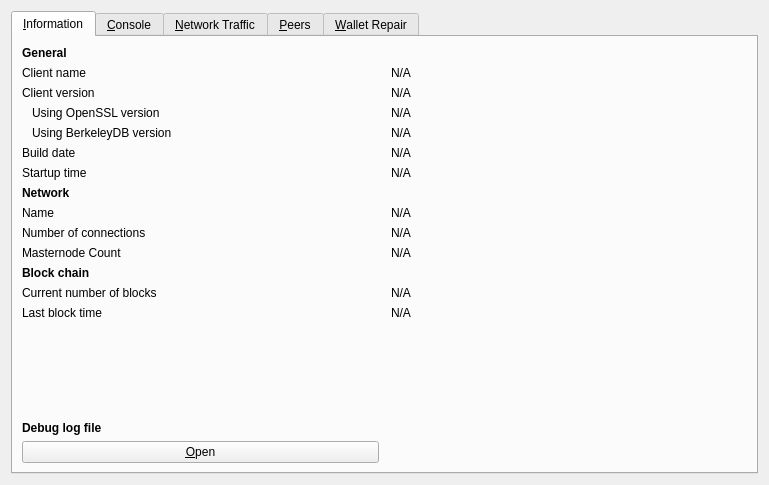
<?xml version="1.0" encoding="UTF-8"?>
<ui version="4.0">
 <class>RPCConsole</class>
 <widget class="QDialog" name="RPCConsole">
  <property name="geometry">
   <rect>
    <x>0</x>
    <y>0</y>
    <width>769</width>
    <height>485</height>
   </rect>
  </property>
  <property name="windowTitle">
   <string>Tools window</string>
  </property>
  <layout class="QVBoxLayout" name="verticalLayout_2">
   <item>
    <widget class="QTabWidget" name="tabWidget">
     <property name="currentIndex">
      <number>0</number>
     </property>
     <widget class="QWidget" name="tab_info">
      <attribute name="title">
       <string>&amp;Information</string>
      </attribute>
      <layout class="QGridLayout" name="gridLayout" columnstretch="0,0">
       <property name="horizontalSpacing">
        <number>12</number>
       </property>
       <item row="11" column="0">
        <widget class="QLabel" name="blockchainHeader">
         <property name="font">
          <font>
           <weight>75</weight>
           <bold>true</bold>
          </font>
         </property>
         <property name="text">
          <string>Block chain</string>
         </property>
        </widget>
       </item>
       <item row="10" column="1">
        <widget class="QLabel" name="masternodeCount">
         <property name="text">
          <string>N/A</string>
         </property>
        </widget>
       </item>
       <item row="1" column="1">
        <widget class="QLabel" name="clientName">
         <property name="cursor">
          <cursorShape>IBeamCursor</cursorShape>
         </property>
         <property name="text">
          <string>N/A</string>
         </property>
         <property name="textFormat">
          <enum>Qt::PlainText</enum>
         </property>
         <property name="textInteractionFlags">
          <set>Qt::LinksAccessibleByMouse|Qt::TextSelectableByKeyboard|Qt::TextSelectableByMouse</set>
         </property>
        </widget>
       </item>
       <item row="0" column="0">
        <widget class="QLabel" name="generalHeader">
         <property name="font">
          <font>
           <weight>75</weight>
           <bold>true</bold>
          </font>
         </property>
         <property name="text">
          <string>General</string>
         </property>
        </widget>
       </item>
       <item row="1" column="0">
        <widget class="QLabel" name="clientNameLabel">
         <property name="text">
          <string>Client name</string>
         </property>
        </widget>
       </item>
       <item row="3" column="1">
        <widget class="QLabel" name="openSSLVersion">
         <property name="cursor">
          <cursorShape>IBeamCursor</cursorShape>
         </property>
         <property name="text">
          <string>N/A</string>
         </property>
         <property name="textFormat">
          <enum>Qt::PlainText</enum>
         </property>
         <property name="textInteractionFlags">
          <set>Qt::LinksAccessibleByMouse|Qt::TextSelectableByKeyboard|Qt::TextSelectableByMouse</set>
         </property>
        </widget>
       </item>
       <item row="5" column="0">
        <widget class="QLabel" name="buildDateLabel">
         <property name="text">
          <string>Build date</string>
         </property>
        </widget>
       </item>
       <item row="9" column="0">
        <widget class="QLabel" name="numberOfConnectionsLabel">
         <property name="text">
          <string>Number of connections</string>
         </property>
        </widget>
       </item>
       <item row="4" column="1">
        <widget class="QLabel" name="berkeleyDBVersion">
         <property name="cursor">
          <cursorShape>IBeamCursor</cursorShape>
         </property>
         <property name="text">
          <string>N/A</string>
         </property>
         <property name="textFormat">
          <enum>Qt::PlainText</enum>
         </property>
         <property name="textInteractionFlags">
          <set>Qt::LinksAccessibleByMouse|Qt::TextSelectableByKeyboard|Qt::TextSelectableByMouse</set>
         </property>
        </widget>
       </item>
       <item row="6" column="0">
        <widget class="QLabel" name="startupTimeLabel">
         <property name="text">
          <string>Startup time</string>
         </property>
        </widget>
       </item>
       <item row="9" column="1">
        <widget class="QLabel" name="numberOfConnections">
         <property name="cursor">
          <cursorShape>IBeamCursor</cursorShape>
         </property>
         <property name="text">
          <string>N/A</string>
         </property>
         <property name="textFormat">
          <enum>Qt::PlainText</enum>
         </property>
         <property name="textInteractionFlags">
          <set>Qt::LinksAccessibleByMouse|Qt::TextSelectableByKeyboard|Qt::TextSelectableByMouse</set>
         </property>
        </widget>
       </item>
       <item row="12" column="0">
        <widget class="QLabel" name="numberOfBlocksLabel">
         <property name="text">
          <string>Current number of blocks</string>
         </property>
        </widget>
       </item>
       <item row="12" column="1">
        <widget class="QLabel" name="numberOfBlocks">
         <property name="cursor">
          <cursorShape>IBeamCursor</cursorShape>
         </property>
         <property name="text">
          <string>N/A</string>
         </property>
         <property name="textFormat">
          <enum>Qt::PlainText</enum>
         </property>
         <property name="textInteractionFlags">
          <set>Qt::LinksAccessibleByMouse|Qt::TextSelectableByKeyboard|Qt::TextSelectableByMouse</set>
         </property>
        </widget>
       </item>
       <item row="13" column="0">
        <widget class="QLabel" name="lastBlockTimeLabel">
         <property name="text">
          <string>Last block time</string>
         </property>
        </widget>
       </item>
       <item row="16" column="0">
        <widget class="QPushButton" name="openDebugLogfileButton">
         <property name="toolTip">
          <string>Open the Bagcoin debug log file from the current data directory. This can take a few seconds for large log files.</string>
         </property>
         <property name="text">
          <string>&amp;Open</string>
         </property>
         <property name="autoDefault">
          <bool>false</bool>
         </property>
        </widget>
       </item>
       <item row="15" column="0">
        <widget class="QLabel" name="debugLogFileHeader">
         <property name="font">
          <font>
           <weight>75</weight>
           <bold>true</bold>
          </font>
         </property>
         <property name="text">
          <string>Debug log file</string>
         </property>
        </widget>
       </item>
       <item row="14" column="0">
        <spacer name="verticalSpacer_2">
         <property name="orientation">
          <enum>Qt::Vertical</enum>
         </property>
         <property name="sizeHint" stdset="0">
          <size>
           <width>20</width>
           <height>20</height>
          </size>
         </property>
        </spacer>
       </item>
       <item row="13" column="1">
        <widget class="QLabel" name="lastBlockTime">
         <property name="cursor">
          <cursorShape>IBeamCursor</cursorShape>
         </property>
         <property name="text">
          <string>N/A</string>
         </property>
         <property name="textFormat">
          <enum>Qt::PlainText</enum>
         </property>
         <property name="textInteractionFlags">
          <set>Qt::LinksAccessibleByMouse|Qt::TextSelectableByKeyboard|Qt::TextSelectableByMouse</set>
         </property>
        </widget>
       </item>
       <item row="2" column="0">
        <widget class="QLabel" name="clientVersionLabel">
         <property name="text">
          <string>Client version</string>
         </property>
        </widget>
       </item>
       <item row="2" column="1">
        <widget class="QLabel" name="clientVersion">
         <property name="cursor">
          <cursorShape>IBeamCursor</cursorShape>
         </property>
         <property name="text">
          <string>N/A</string>
         </property>
         <property name="textFormat">
          <enum>Qt::PlainText</enum>
         </property>
         <property name="textInteractionFlags">
          <set>Qt::LinksAccessibleByMouse|Qt::TextSelectableByKeyboard|Qt::TextSelectableByMouse</set>
         </property>
        </widget>
       </item>
       <item row="7" column="0">
        <widget class="QLabel" name="networkHeader">
         <property name="font">
          <font>
           <weight>75</weight>
           <bold>true</bold>
          </font>
         </property>
         <property name="text">
          <string>Network</string>
         </property>
        </widget>
       </item>
       <item row="8" column="0">
        <widget class="QLabel" name="networkNameLabel">
         <property name="text">
          <string>Name</string>
         </property>
        </widget>
       </item>
       <item row="6" column="1">
        <widget class="QLabel" name="startupTime">
         <property name="cursor">
          <cursorShape>IBeamCursor</cursorShape>
         </property>
         <property name="text">
          <string>N/A</string>
         </property>
         <property name="textFormat">
          <enum>Qt::PlainText</enum>
         </property>
         <property name="textInteractionFlags">
          <set>Qt::LinksAccessibleByMouse|Qt::TextSelectableByKeyboard|Qt::TextSelectableByMouse</set>
         </property>
        </widget>
       </item>
       <item row="3" column="0">
        <widget class="QLabel" name="openSSLVersionLabel">
         <property name="text">
          <string>Using OpenSSL version</string>
         </property>
         <property name="indent">
          <number>10</number>
         </property>
        </widget>
       </item>
       <item row="8" column="1">
        <widget class="QLabel" name="networkName">
         <property name="cursor">
          <cursorShape>IBeamCursor</cursorShape>
         </property>
         <property name="text">
          <string>N/A</string>
         </property>
         <property name="textFormat">
          <enum>Qt::PlainText</enum>
         </property>
         <property name="textInteractionFlags">
          <set>Qt::LinksAccessibleByMouse|Qt::TextSelectableByKeyboard|Qt::TextSelectableByMouse</set>
         </property>
        </widget>
       </item>
       <item row="10" column="0">
        <widget class="QLabel" name="masternodeCountLabel">
         <property name="text">
          <string>Masternode Count</string>
         </property>
        </widget>
       </item>
       <item row="5" column="1">
        <widget class="QLabel" name="buildDate">
         <property name="cursor">
          <cursorShape>IBeamCursor</cursorShape>
         </property>
         <property name="text">
          <string>N/A</string>
         </property>
         <property name="textFormat">
          <enum>Qt::PlainText</enum>
         </property>
         <property name="textInteractionFlags">
          <set>Qt::LinksAccessibleByMouse|Qt::TextSelectableByKeyboard|Qt::TextSelectableByMouse</set>
         </property>
        </widget>
       </item>
       <item row="4" column="0">
        <widget class="QLabel" name="berkeleyDBVersionLabel">
         <property name="text">
          <string>Using BerkeleyDB version</string>
         </property>
         <property name="indent">
          <number>10</number>
         </property>
        </widget>
       </item>
      </layout>
     </widget>
     <widget class="QWidget" name="tab_console">
      <attribute name="title">
       <string>&amp;Console</string>
      </attribute>
      <layout class="QVBoxLayout" name="verticalLayout_3">
       <property name="spacing">
        <number>3</number>
       </property>
       <item>
        <widget class="QTextEdit" name="messagesWidget">
         <property name="minimumSize">
          <size>
           <width>0</width>
           <height>100</height>
          </size>
         </property>
         <property name="readOnly">
          <bool>true</bool>
         </property>
         <property name="tabKeyNavigation" stdset="0">
          <bool>false</bool>
         </property>
         <property name="columnCount" stdset="0">
          <number>2</number>
         </property>
        </widget>
       </item>
       <item>
        <layout class="QHBoxLayout" name="horizontalLayout">
         <property name="spacing">
          <number>3</number>
         </property>
         <item>
          <widget class="QLabel" name="label">
           <property name="text">
            <string notr="true">&gt;</string>
           </property>
          </widget>
         </item>
         <item>
          <widget class="QLineEdit" name="lineEdit"/>
         </item>
         <item>
          <widget class="QPushButton" name="clearButton">
           <property name="maximumSize">
            <size>
             <width>24</width>
             <height>24</height>
            </size>
           </property>
           <property name="toolTip">
            <string>Clear console</string>
           </property>
           <property name="text">
            <string/>
           </property>
           <property name="icon">
            <iconset resource="../bagcoin.qrc">
             <normaloff>:/icons/remove</normaloff>:/icons/remove</iconset>
           </property>
           <property name="shortcut">
            <string notr="true">Ctrl+L</string>
           </property>
           <property name="autoDefault">
            <bool>false</bool>
           </property>
          </widget>
         </item>
        </layout>
       </item>
      </layout>
     </widget>
     <widget class="QWidget" name="tab_nettraffic">
      <attribute name="title">
       <string>&amp;Network Traffic</string>
      </attribute>
      <layout class="QHBoxLayout" name="horizontalLayout_3">
       <item>
        <layout class="QVBoxLayout" name="verticalLayout_4">
         <item>
          <widget class="TrafficGraphWidget" name="trafficGraph" native="true">
           <property name="sizePolicy">
            <sizepolicy hsizetype="Expanding" vsizetype="Expanding">
             <horstretch>0</horstretch>
             <verstretch>0</verstretch>
            </sizepolicy>
           </property>
          </widget>
         </item>
         <item>
          <layout class="QHBoxLayout" name="horizontalLayout_2">
           <item>
            <widget class="QSlider" name="sldGraphRange">
             <property name="minimum">
              <number>1</number>
             </property>
             <property name="maximum">
              <number>288</number>
             </property>
             <property name="pageStep">
              <number>12</number>
             </property>
             <property name="value">
              <number>6</number>
             </property>
             <property name="orientation">
              <enum>Qt::Horizontal</enum>
             </property>
            </widget>
           </item>
           <item>
            <widget class="QLabel" name="lblGraphRange">
             <property name="minimumSize">
              <size>
               <width>100</width>
               <height>0</height>
              </size>
             </property>
             <property name="alignment">
              <set>Qt::AlignCenter</set>
             </property>
            </widget>
           </item>
           <item>
            <widget class="QPushButton" name="btnClearTrafficGraph">
             <property name="text">
              <string>&amp;Clear</string>
             </property>
             <property name="autoDefault">
              <bool>false</bool>
             </property>
            </widget>
           </item>
          </layout>
         </item>
        </layout>
       </item>
       <item>
        <layout class="QVBoxLayout" name="verticalLayout">
         <item>
          <widget class="QGroupBox" name="groupBox">
           <property name="title">
            <string>Totals</string>
           </property>
           <layout class="QVBoxLayout" name="verticalLayout_5">
            <item>
             <layout class="QHBoxLayout" name="horizontalLayout_4">
              <item>
               <widget class="Line" name="line">
                <property name="sizePolicy">
                 <sizepolicy hsizetype="Fixed" vsizetype="Fixed">
                  <horstretch>0</horstretch>
                  <verstretch>0</verstretch>
                 </sizepolicy>
                </property>
                <property name="minimumSize">
                 <size>
                  <width>10</width>
                  <height>0</height>
                 </size>
                </property>
                <property name="palette">
                 <palette>
                  <active>
                   <colorrole role="Light">
                    <brush brushstyle="SolidPattern">
                     <color alpha="255">
                      <red>0</red>
                      <green>255</green>
                      <blue>0</blue>
                     </color>
                    </brush>
                   </colorrole>
                  </active>
                  <inactive>
                   <colorrole role="Light">
                    <brush brushstyle="SolidPattern">
                     <color alpha="255">
                      <red>0</red>
                      <green>255</green>
                      <blue>0</blue>
                     </color>
                    </brush>
                   </colorrole>
                  </inactive>
                  <disabled>
                   <colorrole role="Light">
                    <brush brushstyle="SolidPattern">
                     <color alpha="255">
                      <red>0</red>
                      <green>255</green>
                      <blue>0</blue>
                     </color>
                    </brush>
                   </colorrole>
                  </disabled>
                 </palette>
                </property>
                <property name="orientation">
                 <enum>Qt::Horizontal</enum>
                </property>
               </widget>
              </item>
              <item>
               <widget class="QLabel" name="label_16">
                <property name="text">
                 <string>Received</string>
                </property>
               </widget>
              </item>
              <item>
               <widget class="QLabel" name="lblBytesIn">
                <property name="minimumSize">
                 <size>
                  <width>50</width>
                  <height>0</height>
                 </size>
                </property>
                <property name="alignment">
                 <set>Qt::AlignRight|Qt::AlignTrailing|Qt::AlignVCenter</set>
                </property>
               </widget>
              </item>
             </layout>
            </item>
            <item>
             <layout class="QHBoxLayout" name="horizontalLayout_5">
              <item>
               <widget class="Line" name="line_2">
                <property name="sizePolicy">
                 <sizepolicy hsizetype="Fixed" vsizetype="Fixed">
                  <horstretch>0</horstretch>
                  <verstretch>0</verstretch>
                 </sizepolicy>
                </property>
                <property name="minimumSize">
                 <size>
                  <width>10</width>
                  <height>0</height>
                 </size>
                </property>
                <property name="palette">
                 <palette>
                  <active>
                   <colorrole role="Light">
                    <brush brushstyle="SolidPattern">
                     <color alpha="255">
                      <red>255</red>
                      <green>0</green>
                      <blue>0</blue>
                     </color>
                    </brush>
                   </colorrole>
                  </active>
                  <inactive>
                   <colorrole role="Light">
                    <brush brushstyle="SolidPattern">
                     <color alpha="255">
                      <red>255</red>
                      <green>0</green>
                      <blue>0</blue>
                     </color>
                    </brush>
                   </colorrole>
                  </inactive>
                  <disabled>
                   <colorrole role="Light">
                    <brush brushstyle="SolidPattern">
                     <color alpha="255">
                      <red>255</red>
                      <green>0</green>
                      <blue>0</blue>
                     </color>
                    </brush>
                   </colorrole>
                  </disabled>
                 </palette>
                </property>
                <property name="orientation">
                 <enum>Qt::Horizontal</enum>
                </property>
               </widget>
              </item>
              <item>
               <widget class="QLabel" name="label_17">
                <property name="text">
                 <string>Sent</string>
                </property>
               </widget>
              </item>
              <item>
               <widget class="QLabel" name="lblBytesOut">
                <property name="minimumSize">
                 <size>
                  <width>50</width>
                  <height>0</height>
                 </size>
                </property>
                <property name="alignment">
                 <set>Qt::AlignRight|Qt::AlignTrailing|Qt::AlignVCenter</set>
                </property>
               </widget>
              </item>
             </layout>
            </item>
            <item>
             <spacer name="verticalSpacer_4">
              <property name="orientation">
               <enum>Qt::Vertical</enum>
              </property>
              <property name="sizeHint" stdset="0">
               <size>
                <width>20</width>
                <height>407</height>
               </size>
              </property>
             </spacer>
            </item>
           </layout>
          </widget>
         </item>
        </layout>
       </item>
      </layout>
     </widget>
     <widget class="QWidget" name="tab_peers">
      <attribute name="title">
       <string>&amp;Peers</string>
      </attribute>
      <layout class="QGridLayout" name="gridLayout_2">
       <item row="0" column="0" rowspan="2">
        <widget class="QTableView" name="peerWidget">
         <property name="horizontalScrollBarPolicy">
          <enum>Qt::ScrollBarAsNeeded</enum>
         </property>
         <property name="sortingEnabled">
          <bool>true</bool>
         </property>
         <attribute name="horizontalHeaderHighlightSections">
          <bool>false</bool>
         </attribute>
        </widget>
       </item>
       <item row="0" column="1">
        <widget class="QLabel" name="peerHeading">
         <property name="sizePolicy">
          <sizepolicy hsizetype="Preferred" vsizetype="Minimum">
           <horstretch>0</horstretch>
           <verstretch>0</verstretch>
          </sizepolicy>
         </property>
         <property name="minimumSize">
          <size>
           <width>300</width>
           <height>32</height>
          </size>
         </property>
         <property name="font">
          <font>
           <pointsize>10</pointsize>
           <weight>75</weight>
           <bold>true</bold>
          </font>
         </property>
         <property name="cursor">
          <cursorShape>IBeamCursor</cursorShape>
         </property>
         <property name="text">
          <string>Select a peer to view detailed information.</string>
         </property>
         <property name="alignment">
          <set>Qt::AlignCenter</set>
         </property>
         <property name="wordWrap">
          <bool>true</bool>
         </property>
         <property name="textInteractionFlags">
          <set>Qt::LinksAccessibleByMouse|Qt::TextSelectableByKeyboard|Qt::TextSelectableByMouse</set>
         </property>
        </widget>
       </item>
       <item row="1" column="1">
        <widget class="QWidget" name="detailWidget" native="true">
         <property name="minimumSize">
          <size>
           <width>300</width>
           <height>0</height>
          </size>
         </property>
         <layout class="QGridLayout" name="gridLayout_3">
          <item row="0" column="0">
           <widget class="QLabel" name="label_23">
            <property name="text">
             <string>Direction</string>
            </property>
           </widget>
          </item>
          <item row="0" column="2">
           <widget class="QLabel" name="peerDirection">
            <property name="cursor">
             <cursorShape>IBeamCursor</cursorShape>
            </property>
            <property name="text">
             <string>N/A</string>
            </property>
            <property name="textFormat">
             <enum>Qt::PlainText</enum>
            </property>
            <property name="textInteractionFlags">
             <set>Qt::LinksAccessibleByMouse|Qt::TextSelectableByKeyboard|Qt::TextSelectableByMouse</set>
            </property>
           </widget>
          </item>
          <item row="1" column="0">
           <widget class="QLabel" name="label_21">
            <property name="text">
             <string>Version</string>
            </property>
           </widget>
          </item>
          <item row="1" column="2">
           <widget class="QLabel" name="peerVersion">
            <property name="cursor">
             <cursorShape>IBeamCursor</cursorShape>
            </property>
            <property name="text">
             <string>N/A</string>
            </property>
            <property name="textFormat">
             <enum>Qt::PlainText</enum>
            </property>
            <property name="textInteractionFlags">
             <set>Qt::LinksAccessibleByMouse|Qt::TextSelectableByKeyboard|Qt::TextSelectableByMouse</set>
            </property>
           </widget>
          </item>
          <item row="2" column="0">
           <widget class="QLabel" name="label_28">
            <property name="text">
             <string>User Agent</string>
            </property>
           </widget>
          </item>
          <item row="2" column="2">
           <widget class="QLabel" name="peerSubversion">
            <property name="cursor">
             <cursorShape>IBeamCursor</cursorShape>
            </property>
            <property name="text">
             <string>N/A</string>
            </property>
            <property name="textFormat">
             <enum>Qt::PlainText</enum>
            </property>
            <property name="textInteractionFlags">
             <set>Qt::LinksAccessibleByMouse|Qt::TextSelectableByKeyboard|Qt::TextSelectableByMouse</set>
            </property>
           </widget>
          </item>
          <item row="3" column="0">
           <widget class="QLabel" name="label_4">
            <property name="text">
             <string>Services</string>
            </property>
           </widget>
          </item>
          <item row="3" column="2">
           <widget class="QLabel" name="peerServices">
            <property name="cursor">
             <cursorShape>IBeamCursor</cursorShape>
            </property>
            <property name="text">
             <string>N/A</string>
            </property>
            <property name="textFormat">
             <enum>Qt::PlainText</enum>
            </property>
            <property name="textInteractionFlags">
             <set>Qt::LinksAccessibleByMouse|Qt::TextSelectableByKeyboard|Qt::TextSelectableByMouse</set>
            </property>
           </widget>
          </item>
          <item row="5" column="0">
           <widget class="QLabel" name="label_29">
            <property name="text">
             <string>Starting Height</string>
            </property>
           </widget>
          </item>
          <item row="5" column="2">
           <widget class="QLabel" name="peerHeight">
            <property name="cursor">
             <cursorShape>IBeamCursor</cursorShape>
            </property>
            <property name="text">
             <string>N/A</string>
            </property>
            <property name="textFormat">
             <enum>Qt::PlainText</enum>
            </property>
            <property name="textInteractionFlags">
             <set>Qt::LinksAccessibleByMouse|Qt::TextSelectableByKeyboard|Qt::TextSelectableByMouse</set>
            </property>
           </widget>
          </item>
          <item row="6" column="0">
           <widget class="QLabel" name="label_27">
            <property name="text">
             <string>Sync Height</string>
            </property>
           </widget>
          </item>
          <item row="6" column="2">
           <widget class="QLabel" name="peerSyncHeight">
            <property name="cursor">
             <cursorShape>IBeamCursor</cursorShape>
            </property>
            <property name="text">
             <string>N/A</string>
            </property>
            <property name="textFormat">
             <enum>Qt::PlainText</enum>
            </property>
            <property name="textInteractionFlags">
             <set>Qt::LinksAccessibleByMouse|Qt::TextSelectableByKeyboard|Qt::TextSelectableByMouse</set>
            </property>
           </widget>
          </item>
          <item row="7" column="0">
           <widget class="QLabel" name="label_24">
            <property name="text">
             <string>Ban Score</string>
            </property>
           </widget>
          </item>
          <item row="7" column="2">
           <widget class="QLabel" name="peerBanScore">
            <property name="cursor">
             <cursorShape>IBeamCursor</cursorShape>
            </property>
            <property name="text">
             <string>N/A</string>
            </property>
            <property name="textFormat">
             <enum>Qt::PlainText</enum>
            </property>
            <property name="textInteractionFlags">
             <set>Qt::LinksAccessibleByMouse|Qt::TextSelectableByKeyboard|Qt::TextSelectableByMouse</set>
            </property>
           </widget>
          </item>
          <item row="8" column="0">
           <widget class="QLabel" name="label_22">
            <property name="text">
             <string>Connection Time</string>
            </property>
           </widget>
          </item>
          <item row="8" column="2">
           <widget class="QLabel" name="peerConnTime">
            <property name="cursor">
             <cursorShape>IBeamCursor</cursorShape>
            </property>
            <property name="text">
             <string>N/A</string>
            </property>
            <property name="textFormat">
             <enum>Qt::PlainText</enum>
            </property>
            <property name="textInteractionFlags">
             <set>Qt::LinksAccessibleByMouse|Qt::TextSelectableByKeyboard|Qt::TextSelectableByMouse</set>
            </property>
           </widget>
          </item>
          <item row="9" column="0">
           <widget class="QLabel" name="label_15">
            <property name="text">
             <string>Last Send</string>
            </property>
           </widget>
          </item>
          <item row="9" column="2">
           <widget class="QLabel" name="peerLastSend">
            <property name="cursor">
             <cursorShape>IBeamCursor</cursorShape>
            </property>
            <property name="text">
             <string>N/A</string>
            </property>
            <property name="textFormat">
             <enum>Qt::PlainText</enum>
            </property>
            <property name="textInteractionFlags">
             <set>Qt::LinksAccessibleByMouse|Qt::TextSelectableByKeyboard|Qt::TextSelectableByMouse</set>
            </property>
           </widget>
          </item>
          <item row="10" column="0">
           <widget class="QLabel" name="label_19">
            <property name="text">
             <string>Last Receive</string>
            </property>
           </widget>
          </item>
          <item row="10" column="2">
           <widget class="QLabel" name="peerLastRecv">
            <property name="cursor">
             <cursorShape>IBeamCursor</cursorShape>
            </property>
            <property name="text">
             <string>N/A</string>
            </property>
            <property name="textFormat">
             <enum>Qt::PlainText</enum>
            </property>
            <property name="textInteractionFlags">
             <set>Qt::LinksAccessibleByMouse|Qt::TextSelectableByKeyboard|Qt::TextSelectableByMouse</set>
            </property>
           </widget>
          </item>
          <item row="11" column="0">
           <widget class="QLabel" name="label_18">
            <property name="text">
             <string>Bytes Sent</string>
            </property>
           </widget>
          </item>
          <item row="11" column="2">
           <widget class="QLabel" name="peerBytesSent">
            <property name="cursor">
             <cursorShape>IBeamCursor</cursorShape>
            </property>
            <property name="text">
             <string>N/A</string>
            </property>
            <property name="textFormat">
             <enum>Qt::PlainText</enum>
            </property>
            <property name="textInteractionFlags">
             <set>Qt::LinksAccessibleByMouse|Qt::TextSelectableByKeyboard|Qt::TextSelectableByMouse</set>
            </property>
           </widget>
          </item>
          <item row="12" column="0">
           <widget class="QLabel" name="label_20">
            <property name="text">
             <string>Bytes Received</string>
            </property>
           </widget>
          </item>
          <item row="12" column="2">
           <widget class="QLabel" name="peerBytesRecv">
            <property name="cursor">
             <cursorShape>IBeamCursor</cursorShape>
            </property>
            <property name="text">
             <string>N/A</string>
            </property>
            <property name="textFormat">
             <enum>Qt::PlainText</enum>
            </property>
            <property name="textInteractionFlags">
             <set>Qt::LinksAccessibleByMouse|Qt::TextSelectableByKeyboard|Qt::TextSelectableByMouse</set>
            </property>
           </widget>
          </item>
          <item row="13" column="0">
           <widget class="QLabel" name="label_26">
            <property name="text">
             <string>Ping Time</string>
            </property>
           </widget>
          </item>
          <item row="13" column="2">
           <widget class="QLabel" name="peerPingTime">
            <property name="cursor">
             <cursorShape>IBeamCursor</cursorShape>
            </property>
            <property name="text">
             <string>N/A</string>
            </property>
            <property name="textFormat">
             <enum>Qt::PlainText</enum>
            </property>
            <property name="textInteractionFlags">
             <set>Qt::LinksAccessibleByMouse|Qt::TextSelectableByKeyboard|Qt::TextSelectableByMouse</set>
            </property>
           </widget>
          </item>
          <item row="14" column="1">
           <spacer name="verticalSpacer_3">
            <property name="orientation">
             <enum>Qt::Vertical</enum>
            </property>
            <property name="sizeHint" stdset="0">
             <size>
              <width>20</width>
              <height>40</height>
             </size>
            </property>
           </spacer>
          </item>
         </layout>
        </widget>
       </item>
      </layout>
     </widget>
     <widget class="QWidget" name="tab_repair">
      <attribute name="title">
       <string>&amp;Wallet Repair</string>
      </attribute>
      <widget class="QPushButton" name="btn_salvagewallet">
       <property name="geometry">
        <rect>
         <x>10</x>
         <y>90</y>
         <width>221</width>
         <height>23</height>
        </rect>
       </property>
       <property name="minimumSize">
        <size>
         <width>180</width>
         <height>23</height>
        </size>
       </property>
       <property name="text">
        <string>Salvage wallet</string>
       </property>
      </widget>
      <widget class="QPushButton" name="btn_rescan">
       <property name="geometry">
        <rect>
         <x>10</x>
         <y>140</y>
         <width>221</width>
         <height>23</height>
        </rect>
       </property>
       <property name="minimumSize">
        <size>
         <width>180</width>
         <height>23</height>
        </size>
       </property>
       <property name="text">
        <string>Rescan blockchain files</string>
       </property>
      </widget>
      <widget class="QPushButton" name="btn_zapwallettxes1">
       <property name="geometry">
        <rect>
         <x>10</x>
         <y>190</y>
         <width>221</width>
         <height>23</height>
        </rect>
       </property>
       <property name="minimumSize">
        <size>
         <width>180</width>
         <height>23</height>
        </size>
       </property>
       <property name="text">
        <string>Recover transactions 1</string>
       </property>
      </widget>
      <widget class="QPushButton" name="btn_zapwallettxes2">
       <property name="geometry">
        <rect>
         <x>10</x>
         <y>240</y>
         <width>221</width>
         <height>23</height>
        </rect>
       </property>
       <property name="minimumSize">
        <size>
         <width>180</width>
         <height>23</height>
        </size>
       </property>
       <property name="text">
        <string>Recover transactions 2</string>
       </property>
      </widget>
      <widget class="QPushButton" name="btn_upgradewallet">
       <property name="geometry">
        <rect>
         <x>10</x>
         <y>290</y>
         <width>221</width>
         <height>23</height>
        </rect>
       </property>
       <property name="minimumSize">
        <size>
         <width>180</width>
         <height>23</height>
        </size>
       </property>
       <property name="text">
        <string>Upgrade wallet format</string>
       </property>
      </widget>
      <widget class="QLabel" name="label_repair_helptext">
       <property name="geometry">
        <rect>
         <x>10</x>
         <y>30</y>
         <width>711</width>
         <height>41</height>
        </rect>
       </property>
       <property name="font">
        <font>
         <weight>50</weight>
         <bold>false</bold>
        </font>
       </property>
       <property name="text">
        <string>The buttons below will restart the wallet with command-line options to repair the wallet, fix issues with corrupt blockhain files or missing/obsolete transactions.</string>
       </property>
       <property name="wordWrap">
        <bool>true</bool>
       </property>
      </widget>
      <widget class="QLabel" name="label_repair_salvage">
       <property name="geometry">
        <rect>
         <x>250</x>
         <y>80</y>
         <width>471</width>
         <height>41</height>
        </rect>
       </property>
       <property name="text">
        <string>-salvagewallet: Attempt to recover private keys from a corrupt wallet.dat.</string>
       </property>
       <property name="wordWrap">
        <bool>true</bool>
       </property>
      </widget>
      <widget class="QLabel" name="label_repair_rescan">
       <property name="geometry">
        <rect>
         <x>250</x>
         <y>129</y>
         <width>471</width>
         <height>41</height>
        </rect>
       </property>
       <property name="text">
        <string>-rescan: Rescan the block chain for missing wallet transactions.</string>
       </property>
       <property name="wordWrap">
        <bool>true</bool>
       </property>
      </widget>
      <widget class="QLabel" name="label_repair_zap1">
       <property name="geometry">
        <rect>
         <x>250</x>
         <y>179</y>
         <width>471</width>
         <height>41</height>
        </rect>
       </property>
       <property name="text">
        <string>-zapwallettxes=1: Recover transactions from blockchain (keep meta-data, e.g. account owner).</string>
       </property>
       <property name="wordWrap">
        <bool>true</bool>
       </property>
      </widget>
      <widget class="QLabel" name="label_repair_zap2">
       <property name="geometry">
        <rect>
         <x>250</x>
         <y>229</y>
         <width>471</width>
         <height>41</height>
        </rect>
       </property>
       <property name="text">
        <string>-zapwallettxes=2: Recover transactions from blockchain (drop meta-data).</string>
       </property>
       <property name="wordWrap">
        <bool>true</bool>
       </property>
      </widget>
      <widget class="QLabel" name="label_repair_upgrade">
       <property name="geometry">
        <rect>
         <x>250</x>
         <y>279</y>
         <width>471</width>
         <height>41</height>
        </rect>
       </property>
       <property name="text">
        <string>-upgradewallet: Upgrade wallet to latest format on startup. (Note: this is NOT an update of the wallet itself!)</string>
       </property>
       <property name="wordWrap">
        <bool>true</bool>
       </property>
      </widget>
      <widget class="QLabel" name="label_repair_header">
       <property name="geometry">
        <rect>
         <x>10</x>
         <y>10</y>
         <width>711</width>
         <height>16</height>
        </rect>
       </property>
       <property name="font">
        <font>
         <pointsize>10</pointsize>
         <weight>75</weight>
         <bold>true</bold>
        </font>
       </property>
       <property name="text">
        <string>Wallet repair options.</string>
       </property>
       <property name="wordWrap">
        <bool>true</bool>
       </property>
      </widget>
      <widget class="QPushButton" name="btn_reindex">
       <property name="geometry">
        <rect>
         <x>10</x>
         <y>340</y>
         <width>221</width>
         <height>23</height>
        </rect>
       </property>
       <property name="text">
        <string>Rebuild index</string>
       </property>
      </widget>
      <widget class="QLabel" name="label_repair_reindex">
       <property name="geometry">
        <rect>
         <x>250</x>
         <y>330</y>
         <width>471</width>
         <height>41</height>
        </rect>
       </property>
       <property name="text">
        <string>-reindex: Rebuild block chain index from current blk000??.dat files.</string>
       </property>
      </widget>
     </widget>
    </widget>
   </item>
  </layout>
 </widget>
 <customwidgets>
  <customwidget>
   <class>TrafficGraphWidget</class>
   <extends>QWidget</extends>
   <header>trafficgraphwidget.h</header>
   <container>1</container>
   <slots>
    <slot>clear()</slot>
   </slots>
  </customwidget>
 </customwidgets>
 <resources>
  <include location="../bagcoin.qrc"/>
 </resources>
 <connections/>
</ui>
